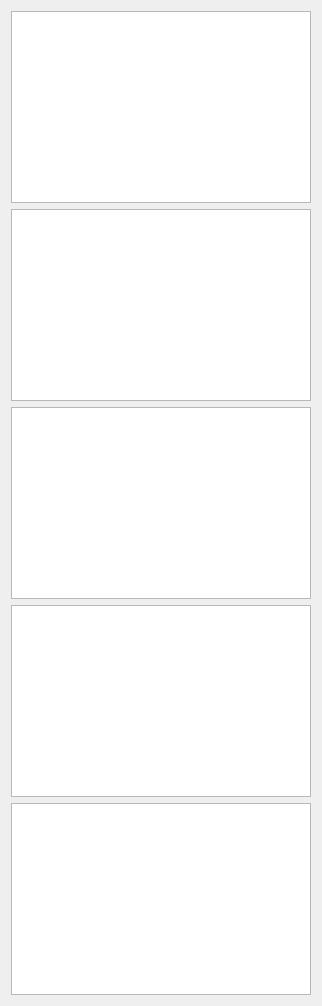
          <widget class="QWidget" name="tab_frequency_rowPlot">
           <property name="sizePolicy">
            <sizepolicy hsizetype="Expanding" vsizetype="Expanding">
             <horstretch>0</horstretch>
             <verstretch>0</verstretch>
            </sizepolicy>
           </property>
           <attribute name="title">
            <string>Frequency</string>
           </attribute>
           <layout class="QHBoxLayout" name="horizontalLayout_17">
            <item>
             <layout class="QVBoxLayout" name="verticalLayout_7">
              <property name="rightMargin">
               <number>0</number>
              </property>
              <item>
               <widget class="PlotWidget" name="graphicsView_frequency_column0">
                <property name="sizePolicy">
                 <sizepolicy hsizetype="Expanding" vsizetype="Expanding">
                  <horstretch>0</horstretch>
                  <verstretch>0</verstretch>
                 </sizepolicy>
                </property>
                <property name="minimumSize">
                 <size>
                  <width>300</width>
                  <height>125</height>
                 </size>
                </property>
               </widget>
              </item>
              <item>
               <widget class="PlotWidget" name="graphicsView_frequency_column1">
                <property name="sizePolicy">
                 <sizepolicy hsizetype="Expanding" vsizetype="Expanding">
                  <horstretch>0</horstretch>
                  <verstretch>0</verstretch>
                 </sizepolicy>
                </property>
                <property name="minimumSize">
                 <size>
                  <width>300</width>
                  <height>125</height>
                 </size>
                </property>
               </widget>
              </item>
              <item>
               <widget class="PlotWidget" name="graphicsView_frequency_column2">
                <property name="sizePolicy">
                 <sizepolicy hsizetype="Expanding" vsizetype="Expanding">
                  <horstretch>0</horstretch>
                  <verstretch>0</verstretch>
                 </sizepolicy>
                </property>
                <property name="minimumSize">
                 <size>
                  <width>300</width>
                  <height>125</height>
                 </size>
                </property>
               </widget>
              </item>
              <item>
               <widget class="PlotWidget" name="graphicsView_frequency_column3">
                <property name="sizePolicy">
                 <sizepolicy hsizetype="Expanding" vsizetype="Expanding">
                  <horstretch>0</horstretch>
                  <verstretch>0</verstretch>
                 </sizepolicy>
                </property>
                <property name="minimumSize">
                 <size>
                  <width>300</width>
                  <height>125</height>
                 </size>
                </property>
               </widget>
              </item>
              <item>
               <widget class="PlotWidget" name="graphicsView_frequency_column4">
                <property name="sizePolicy">
                 <sizepolicy hsizetype="Expanding" vsizetype="Expanding">
                  <horstretch>0</horstretch>
                  <verstretch>0</verstretch>
                 </sizepolicy>
                </property>
                <property name="minimumSize">
                 <size>
                  <width>300</width>
                  <height>125</height>
                 </size>
                </property>
               </widget>
              </item>
             </layout>
            </item>
           </layout>
          </widget>
